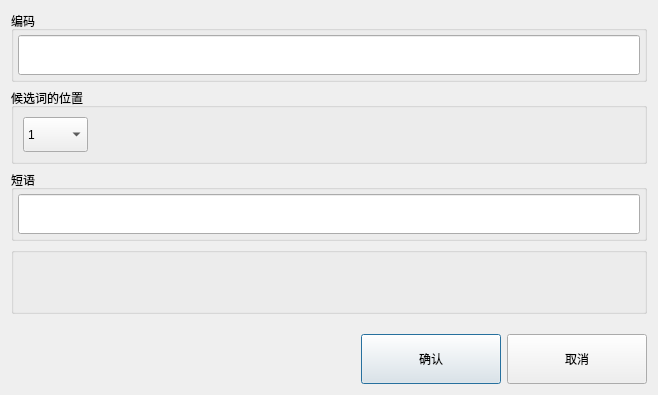
<?xml version="1.0" encoding="UTF-8"?>
<ui version="4.0">
 <class>update_word</class>
 <widget class="QDialog" name="update_word">
  <property name="geometry">
   <rect>
    <x>0</x>
    <y>0</y>
    <width>658</width>
    <height>395</height>
   </rect>
  </property>
  <property name="minimumSize">
   <size>
    <width>0</width>
    <height>370</height>
   </size>
  </property>
  <property name="windowTitle">
   <string>更新短语</string>
  </property>
  <layout class="QVBoxLayout" name="verticalLayout">
   <item>
    <widget class="QGroupBox" name="apathConfBox_3">
     <property name="sizePolicy">
      <sizepolicy hsizetype="Preferred" vsizetype="Fixed">
       <horstretch>0</horstretch>
       <verstretch>0</verstretch>
      </sizepolicy>
     </property>
     <property name="minimumSize">
      <size>
       <width>0</width>
       <height>0</height>
      </size>
     </property>
     <property name="maximumSize">
      <size>
       <width>16777215</width>
       <height>1000000</height>
      </size>
     </property>
     <property name="title">
      <string>编码</string>
     </property>
     <layout class="QVBoxLayout" name="verticalLayout_14">
      <property name="spacing">
       <number>4</number>
      </property>
      <property name="leftMargin">
       <number>4</number>
      </property>
      <property name="topMargin">
       <number>4</number>
      </property>
      <property name="rightMargin">
       <number>4</number>
      </property>
      <property name="bottomMargin">
       <number>4</number>
      </property>
      <item>
       <widget class="QLineEdit" name="codeEdit">
        <property name="sizePolicy">
         <sizepolicy hsizetype="Expanding" vsizetype="Fixed">
          <horstretch>0</horstretch>
          <verstretch>0</verstretch>
         </sizepolicy>
        </property>
        <property name="minimumSize">
         <size>
          <width>0</width>
          <height>40</height>
         </size>
        </property>
        <property name="text">
         <string/>
        </property>
       </widget>
      </item>
     </layout>
    </widget>
   </item>
   <item>
    <widget class="QGroupBox" name="bpathConfBox_2">
     <property name="sizePolicy">
      <sizepolicy hsizetype="Preferred" vsizetype="Fixed">
       <horstretch>0</horstretch>
       <verstretch>0</verstretch>
      </sizepolicy>
     </property>
     <property name="minimumSize">
      <size>
       <width>0</width>
       <height>0</height>
      </size>
     </property>
     <property name="maximumSize">
      <size>
       <width>16777215</width>
       <height>1000000</height>
      </size>
     </property>
     <property name="title">
      <string>候选词的位置</string>
     </property>
     <layout class="QVBoxLayout" name="verticalLayout_10">
      <item>
       <widget class="QComboBox" name="rankCombo">
        <property name="sizePolicy">
         <sizepolicy hsizetype="Fixed" vsizetype="Expanding">
          <horstretch>0</horstretch>
          <verstretch>0</verstretch>
         </sizepolicy>
        </property>
        <property name="minimumSize">
         <size>
          <width>55</width>
          <height>35</height>
         </size>
        </property>
        <property name="maximumSize">
         <size>
          <width>65</width>
          <height>45</height>
         </size>
        </property>
        <item>
         <property name="text">
          <string>1</string>
         </property>
        </item>
        <item>
         <property name="text">
          <string>2</string>
         </property>
        </item>
        <item>
         <property name="text">
          <string>3</string>
         </property>
        </item>
        <item>
         <property name="text">
          <string>4</string>
         </property>
        </item>
        <item>
         <property name="text">
          <string>5</string>
         </property>
        </item>
        <item>
         <property name="text">
          <string>6</string>
         </property>
        </item>
        <item>
         <property name="text">
          <string>7</string>
         </property>
        </item>
       </widget>
      </item>
     </layout>
    </widget>
   </item>
   <item>
    <widget class="QGroupBox" name="cpathConfBox">
     <property name="sizePolicy">
      <sizepolicy hsizetype="Preferred" vsizetype="Fixed">
       <horstretch>0</horstretch>
       <verstretch>0</verstretch>
      </sizepolicy>
     </property>
     <property name="minimumSize">
      <size>
       <width>0</width>
       <height>0</height>
      </size>
     </property>
     <property name="maximumSize">
      <size>
       <width>16777215</width>
       <height>1000000</height>
      </size>
     </property>
     <property name="title">
      <string>短语</string>
     </property>
     <layout class="QVBoxLayout" name="verticalLayout_9">
      <property name="spacing">
       <number>4</number>
      </property>
      <property name="leftMargin">
       <number>4</number>
      </property>
      <property name="topMargin">
       <number>4</number>
      </property>
      <property name="rightMargin">
       <number>4</number>
      </property>
      <property name="bottomMargin">
       <number>4</number>
      </property>
      <item>
       <widget class="QLineEdit" name="wordEdit">
        <property name="sizePolicy">
         <sizepolicy hsizetype="Expanding" vsizetype="Fixed">
          <horstretch>0</horstretch>
          <verstretch>0</verstretch>
         </sizepolicy>
        </property>
        <property name="minimumSize">
         <size>
          <width>0</width>
          <height>40</height>
         </size>
        </property>
        <property name="text">
         <string/>
        </property>
       </widget>
      </item>
     </layout>
    </widget>
   </item>
   <item>
    <widget class="QGroupBox" name="dpathConfBox_2">
     <property name="sizePolicy">
      <sizepolicy hsizetype="Preferred" vsizetype="Fixed">
       <horstretch>0</horstretch>
       <verstretch>0</verstretch>
      </sizepolicy>
     </property>
     <property name="minimumSize">
      <size>
       <width>0</width>
       <height>0</height>
      </size>
     </property>
     <property name="maximumSize">
      <size>
       <width>16777215</width>
       <height>1000000</height>
      </size>
     </property>
     <property name="title">
      <string/>
     </property>
     <layout class="QVBoxLayout" name="verticalLayout_11">
      <item>
       <widget class="QLabel" name="label">
        <property name="minimumSize">
         <size>
          <width>0</width>
          <height>40</height>
         </size>
        </property>
        <property name="text">
         <string/>
        </property>
       </widget>
      </item>
     </layout>
    </widget>
   </item>
   <item>
    <layout class="QVBoxLayout" name="verticalLayout_8">
     <item>
      <spacer name="verticalSpacer">
       <property name="orientation">
        <enum>Qt::Orientation::Vertical</enum>
       </property>
       <property name="sizeHint" stdset="0">
        <size>
         <width>20</width>
         <height>15</height>
        </size>
       </property>
      </spacer>
     </item>
     <item>
      <layout class="QHBoxLayout" name="horizontalLayout_8">
       <item>
        <spacer name="horizontalSpacer_4">
         <property name="orientation">
          <enum>Qt::Orientation::Horizontal</enum>
         </property>
         <property name="sizeHint" stdset="0">
          <size>
           <width>40</width>
           <height>20</height>
          </size>
         </property>
        </spacer>
       </item>
       <item>
        <widget class="QPushButton" name="yesPbn">
         <property name="sizePolicy">
          <sizepolicy hsizetype="Preferred" vsizetype="Fixed">
           <horstretch>0</horstretch>
           <verstretch>0</verstretch>
          </sizepolicy>
         </property>
         <property name="minimumSize">
          <size>
           <width>140</width>
           <height>50</height>
          </size>
         </property>
         <property name="maximumSize">
          <size>
           <width>16777215</width>
           <height>70</height>
          </size>
         </property>
         <property name="text">
          <string>确认</string>
         </property>
        </widget>
       </item>
       <item>
        <widget class="QPushButton" name="cancelPbn">
         <property name="sizePolicy">
          <sizepolicy hsizetype="Preferred" vsizetype="Fixed">
           <horstretch>0</horstretch>
           <verstretch>0</verstretch>
          </sizepolicy>
         </property>
         <property name="minimumSize">
          <size>
           <width>140</width>
           <height>50</height>
          </size>
         </property>
         <property name="maximumSize">
          <size>
           <width>16777215</width>
           <height>70</height>
          </size>
         </property>
         <property name="text">
          <string>取消</string>
         </property>
        </widget>
       </item>
      </layout>
     </item>
    </layout>
   </item>
  </layout>
 </widget>
 <resources/>
 <connections/>
</ui>
